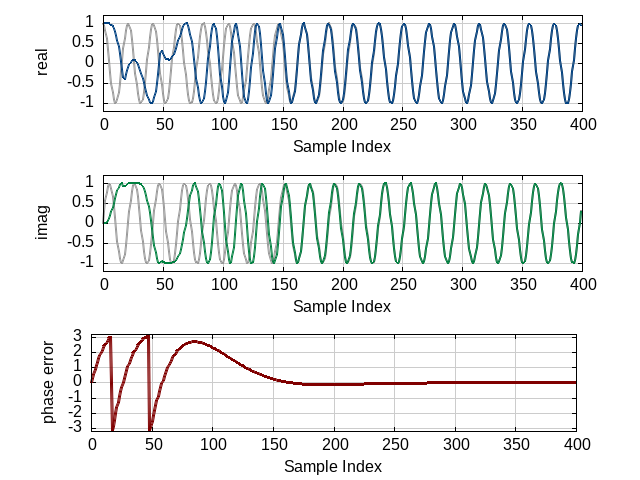

Recreate this plot in gnuplot.
reset                                   # reset
set size ratio 0.2                      # set relative size of plots
set xlabel 'Sample Index'               # set x-axis label for all plots
set grid xtics ytics                    # grid: enable both x and y lines
set grid lt 1 lc rgb '#cccccc' lw 1     # grid: thin gray lines
set multiplot layout 3,1 scale 1.0,1.0  # set three plots for this figure

# real
set ylabel 'real'                       # set y-axis label
set yrange [-1.2:1.2]                   # set plot range
plot 'pll_example.dat' using 1:2 with lines lt 1 lw 2 lc rgb '#999999' notitle ,\
     'pll_example.dat' using 1:4 with lines lt 1 lw 2 lc rgb '#004080' notitle

# imag
set ylabel 'imag'                       # set y-axis label
set yrange [-1.2:1.2]                   # set plot range
plot 'pll_example.dat' using 1:3 with lines lt 1 lw 2 lc rgb '#999999' notitle ,\
     'pll_example.dat' using 1:5 with lines lt 1 lw 2 lc rgb '#008040' notitle

# phase error
set ylabel 'phase error'                # set y-axis label
set yrange [-3.2:3.2]                   # set plot range
plot 'pll_example.dat' using 1:6 with lines lt 1 lw 3 lc rgb '#800000' notitle

unset multiplot
